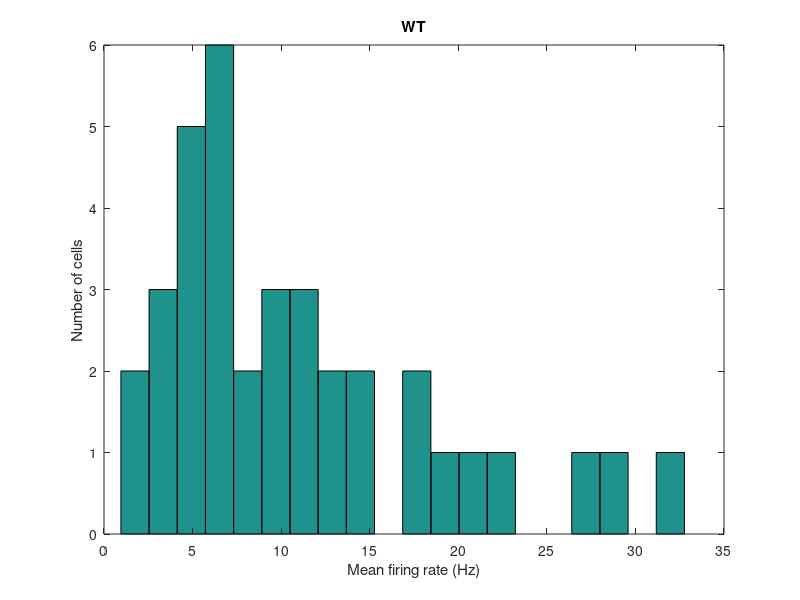
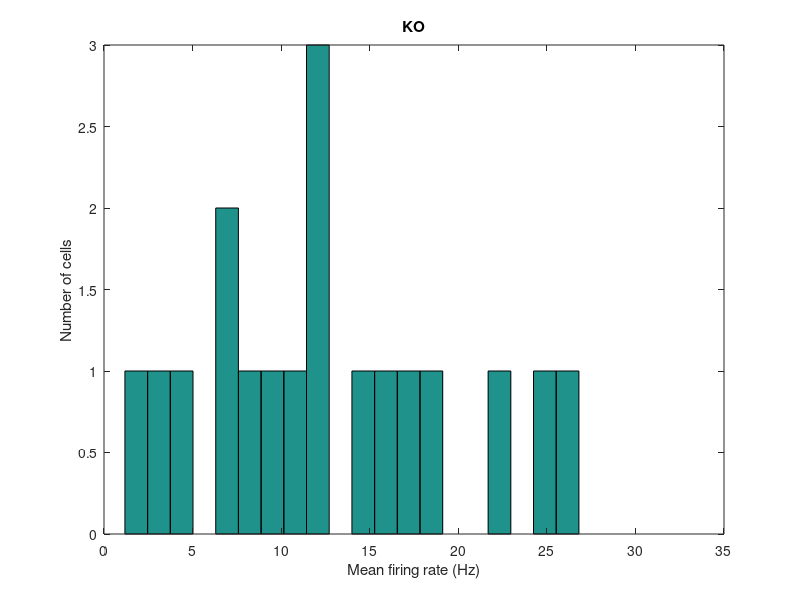
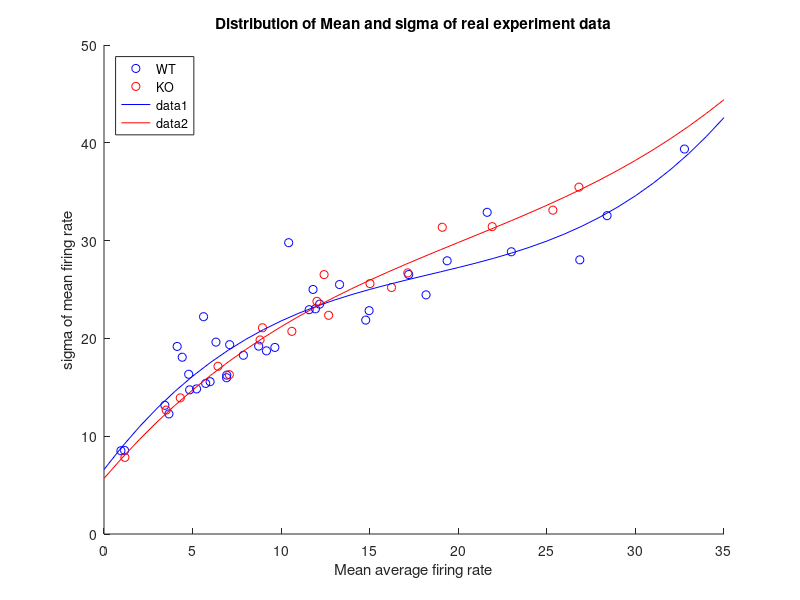
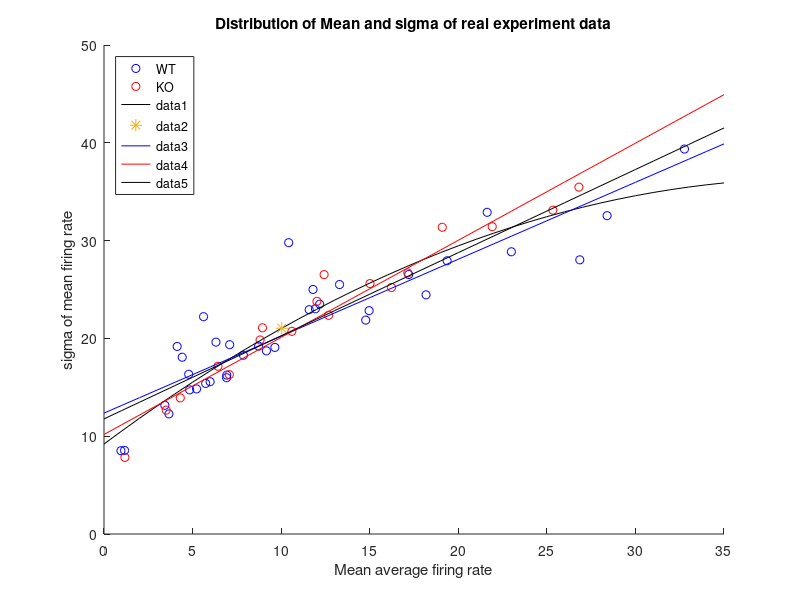

MATLAB code to generate these figures, in order: (Note: this script raises an error after producing the figures.)
%%%%%%%% Experimental Data Analysis
%%% Experiment data of base line activity (200 ms during light off)
%%
WTWT_MS = [26.86	28.03281345
17.2	26.53013345
3.665	12.27952048
5.99	15.57402385
5.62	22.21885032
1.16	8.547720921
19.37	27.93744195
11.8	25.00476264
28.4	32.55107443
5.225	14.83667385
22.995	28.85713199
14.775	21.87142359
4.78	16.33355283
12.175	23.5040088
6.32	19.61901407
14.965	22.83668024
18.18	24.4532686
21.63	32.89191899
7.87	18.27853558
6.92	15.97953435
4.13	19.17782766
9.17	18.7284528
4.415	18.07618927
5.74	15.39746847
7.095	19.35737104
10.425	29.78641098
3.435	13.16139916
9.645	19.07929447
8.73	19.21023761
6.93	16.2483261
13.2962963	25.50678635
11.58201058	22.93539692
32.76719577	39.36207525
11.93650794	23.02569219
4.835	14.73940064
0.955	8.514519195
];

KOKO_MS = [7.075	16.29041274
10.605	20.72167099
3.51	12.66885798
1.18	7.836789962
8.945	21.08654916
12.425	26.52371229
12.68	22.36247102
12.02	23.79055167
16.23	25.20846154
25.34	33.11225532
17.15	26.69768896
6.435	17.14723093
19.095	31.36405487
4.305	13.9172981
21.915	31.42699846
26.81	35.46521003
15.015	25.60530666
8.81	19.84018912
];
 
WTWT = [26.8600   17.2000    3.6650    5.9900    5.6200    1.1600   19.3700   11.8000   28.4000    5.2250  22.9950   14.7750    4.7800   12.1750    6.3200   14.9650   18.1800   21.6300    7.8700    6.9200   4.1300    9.1700    4.4150    5.7400    7.0950   10.4250    3.4350    9.6450    8.7300    6.9300   13.2963   11.5820   32.7672   11.9365    4.8350    0.9550];
KOKO = [ 7.0750   10.6050    3.5100    1.1800    8.9450   12.4250   12.6800   12.0200   16.2300   25.3400   17.1500    6.4350   19.0950    4.3050   21.9150   26.8100   15.0150    8.8100];
%% Distribution of mean firing rate
fWT = figure; 
hist(WTWT, 20);
ylabel('Number of cells'); xlabel('Mean firing rate (Hz)'); title('WT');
xlim([0 35]);
fKO = figure; 
hist(KOKO,20); 
ylabel('Number of cells'); xlabel('Mean firing rate (Hz)'); title('KO');
xlim([0 35]);

%% 

sct_fg = figure; scatter(WTWT_MS(:,1),WTWT_MS(:,2),'b');
hold on; scatter(KOKO_MS(:,1),KOKO_MS(:,2),'r');
legend('WT','KO','Location','NorthWest');
title('Distribution of Mean and sigma of real experiment data')
xlabel('Mean average firing rate'); ylabel('sigma of mean firing rate'); 
% figure; hist(WTWT_MS(:,2) ./ WTWT_MS(:,1), 30 ); title('WT sig/mean'); xlabel('Average firing rate (Hz)'); ylabel('Number of cell');
% figure; hist(KOKO_MS(:,2) ./ KOKO_MS(:,1), 30); title('KO sig/mean'); xlabel('Average firing rate (Hz)'); ylabel('Number of cell');
% 

%% fit with polyval 
p = polyfit(WTWT_MS(:,1),WTWT_MS(:,2),3)
xx = 0:1:35;
yy = polyval(p,xx);
figure(sct_fg); hold on;
plot(xx,yy,'b')

p2 = polyfit(KOKO_MS(:,1),KOKO_MS(:,2),3) % 2 for power 2 , 3- for power3

xx = 0:1:35;
yy = polyval(p2,xx);
figure(sct_fg); hold on;
plot(xx,yy,'r')


%all
sct_fg = figure; scatter(WTWT_MS(:,1),WTWT_MS(:,2),'b');
hold on; scatter(KOKO_MS(:,1),KOKO_MS(:,2),'r');
legend('WT','KO','Location','NorthWest');
title('Distribution of Mean and sigma of real experiment data')
xlabel('Mean average firing rate'); ylabel('sigma of mean firing rate'); 
%fit all
all_MU = [KOKO_MS(:,1); WTWT_MS(:,1)];
all_SIG = [KOKO_MS(:,2); WTWT_MS(:,2)];
pp = polyfit(all_MU,all_SIG , 2)
% 0.8500   11.7696 
xx = 0:1:35;
yy = polyval(pp,xx);
figure(sct_fg); hold on;
plot(xx,yy,'k')


%% all data analysis
figure; 
hist(all_MU, 20);
xlabel('Average output firing rate')
ylabel('Number of Cells')
title({'Distribution of average firing rate measured in experiment',['min = ' num2str(min(all_MU)) ', med = ' num2str(median(all_MU)) ', max = ' num2str(max(all_MU))]})
%%%    21.0406
figure(sct_fg); scatter(median(all_MU),polyval(pp,median(all_MU)),80,'*k');

figure; 
hist(all_MU, 20);
xlabel('Average output firing rate')
ylabel('Number of Cells')
title('Distribution of average firing rate measured in experiment')
%%

p = polyfit(WTWT_MS(:,1),WTWT_MS(:,2),1)
% p =
% 0.7866   12.3619 % p(1) is the slope and p(2) is the intercept of the linear predictor.
a = p(1); b = p(2);
xx = 0:1:35;
yy = a.*xx+b;
figure(sct_fg); hold on;
plot(xx,yy,'b')

p2 = polyfit(KOKO_MS(:,1),KOKO_MS(:,2),1)
% p =
% 0.9928   10.1768 % p(1) is the slope and p(2) is the intercept of the linear predictor.
a2 = p2(1); b2 = p2(2);
xx = 0:1:35;
yy = a2.*xx+b2;
figure(sct_fg); hold on;
plot(xx,yy,'r')

%fit all
pp = polyfit([KOKO_MS(:,1); WTWT_MS(:,1)], [KOKO_MS(:,2); WTWT_MS(:,2)], 1)
% 0.8500   11.7696 
a3 = pp(1); b3 = pp(2);
xx = 0:1:35;
yy = a3.*xx+b3;
figure(sct_fg); hold on;
plot(xx,yy,'k')

figure;
scatter(WTWT_MS(:,1),WTWT_MS(:,2),'b');
hold on; scatter(KOKO_MS(:,1),KOKO_MS(:,2),'r');
plot(xx,yy,'c');
xlabel('Mean firing rate'); ylabel('sigma of firing rate)')


%% Expected input for simulation

WT_Expected_input = [
   32.17922212
37.79734624
100.668963
107.0787387
120.067656
128.0484627
138.2915364
139.8371592
150.8131531
161.9586708
165.350392
172.4250713
181.781429
198.8448266
199.1297832
203.8342504
225.998668
250.7246484
263.4282888
277.1828227
299.8601551
333.7067078
340.111496
344.126757
351.1501001
384.3127558
428.4030031
434.0976538
501.588236
531.474122
568.004022
638.104476
680.9035903
803.9672368
853.774924
997.4182487
];


KO_Expected_input =[ 38.34587396
102.7580273
124.966363
185.046732
203.2637426
253.0317257
256.927615
305.1094387
346.5843092
358.5236851
366.056705
435.5973609
472.1830284
500.0682303
559.5388624
647.0119602
755.2384992
802.3574897];

% distribution of expected input
myl = 1000; %myl = max(max(Input_FR_WT(:)), max(Input_FR_KO(:)));
fg_exp_in = figure; set(fg_exp_in, 'position',[ 420         319        1163         420]);
subplot(121); hist(WT_Expected_input,10); xlim([0 myl]);
ylabel('Number of cells'); xlabel('Mean firing rate (Hz)'); title('Distribution of expected input for WT');
subplot(122); hist(KO_Expected_input,10); xlim([0 myl]);
ylabel('Number of cells'); xlabel('Mean firing rate (Hz)'); title('Distribution of expected input for KO');

%% 
PoisInputFr_list_WT = WT_Expected_input;

PoisInputFr_list_KO = KO_Expected_input;

% y = datasample(data,k) returns k observations sampled uniformly at random, with replacement, from the data in data.

N_TRIAL = 5;  
N_CELL = 1150; 
Input_FR_WT = zeros(N_CELL, N_TRIAL);
Input_FR_KO = zeros(N_CELL, N_TRIAL);

for nn = 1 : N_TRIAL
    Input_FR_WT(:,nn) = datasample(PoisInputFr_list_WT,N_CELL);
    Input_FR_KO(:,nn) = datasample(PoisInputFr_list_KO,N_CELL);
    

TRIAL = nn;
% for nc = 1 : N_CELL
%     disp(num2str(Input_FR_WT(nc,TRIAL),'%4.2f'))
% end    
dlmwrite(['PoisInputFr_KO_' num2str(TRIAL) '.txt'],Input_FR_WT(:,nn),'delimiter','\n')
dlmwrite(['PoisInputFr_WT_' num2str(TRIAL) '.txt'],Input_FR_KO(:,nn),'delimiter','\n')
myl = 1000;
fg_sample = figure; set(fg_sample, 'position',[ 420         319        1163         420]);
subplot(121); hist(Input_FR_WT(:,TRIAL),15); xlim([0 myl]);
ylabel('Number of cells'); xlabel('Mean firing rate (Hz)'); title('Distribution of sample expected input for WT');
subplot(122); hist(Input_FR_KO(:,TRIAL),15); xlim([0 myl]);
ylabel('Number of cells'); xlabel('Mean firing rate (Hz)'); title('Distribution of sample expected input for KO');
suptitle(['Trial' num2str(TRIAL)])


end





    